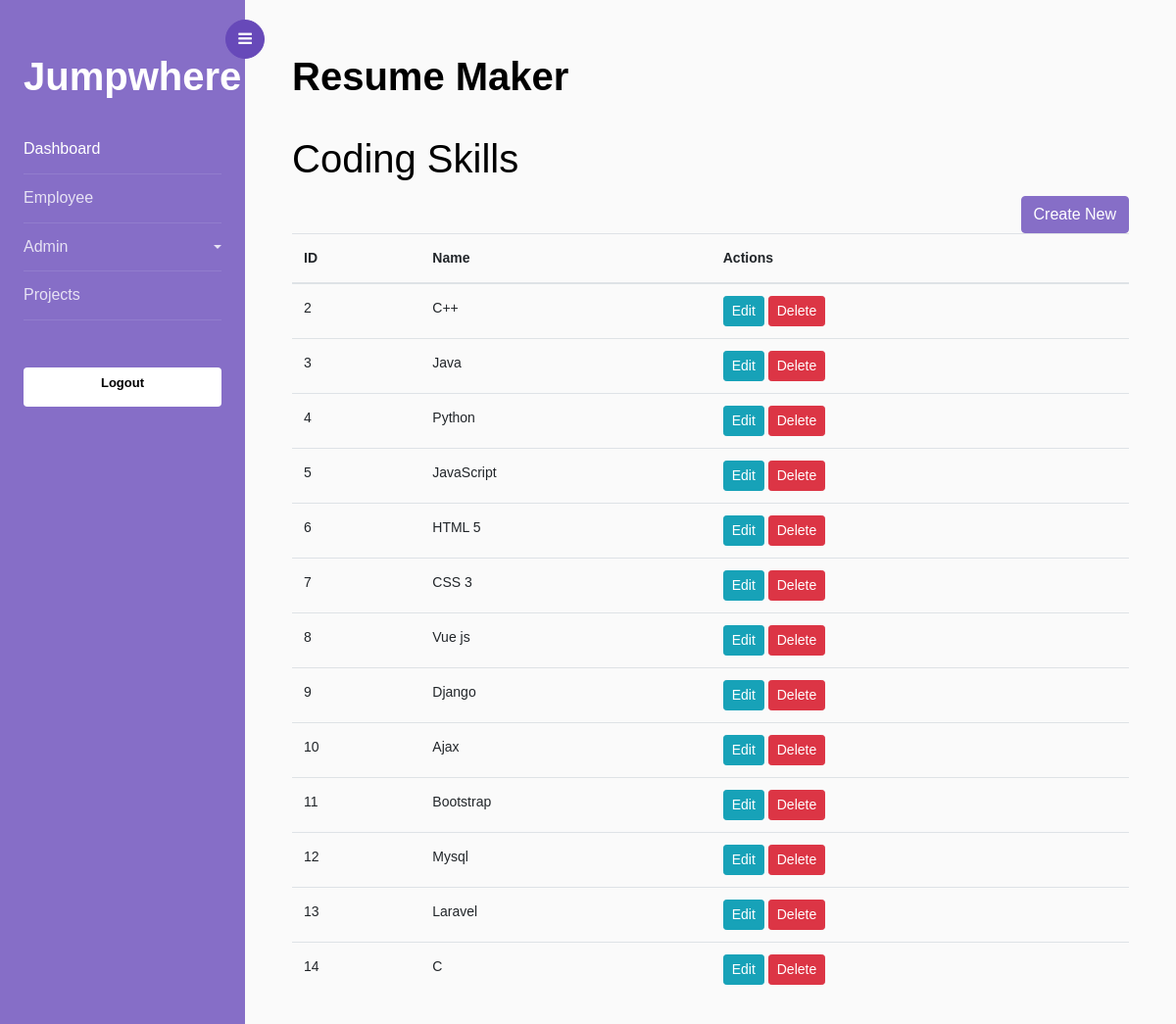
The app's page /coding-list with its own data.
### resume/models.py (models this page shows, shortened)
class CodingSkill(models.Model):
    name = models.CharField(max_length=255)
    flag = models.IntegerField(default=1)

### resume/views.py (the view)
# urls.py: path('coding-list', views.coding_list, name='coding_list'),
def coding_list(request):
    coding_skills = CodingSkill.objects.filter(flag=1)
    return render(request, 'coding_list.html', {'coding_skills': coding_skills})

### templates/coding_list.html
{% extends 'home.html' %}
{% block content %}
<div class="row">
  <div class="col-md-12">
    <h1>Coding Skills</h1>
    <a href="{% url 'create_coding_skill' %}" class="btn btn-primary float-right">Create New</a>
    <table class="table">
      <thead>
        <tr>
          <th>ID</th>
          <th>Name</th>
          <th>Actions</th>
        </tr>
      </thead>
      <tbody>
        {% for coding_skill in coding_skills %}
        <tr>
          <td>{{ coding_skill.id }}</td>
          <td>{{ coding_skill.name }}</td>
          <td>
            <a href="{% url 'edit_coding_skill' coding_skill.id %}" class="btn btn-sm btn-info">Edit</a>
            <a href="{% url 'delete_coding_skill' coding_skill.id %}" class="btn btn-sm btn-danger">Delete</a>
          </td>
        </tr>
        {% endfor %}
      </tbody>
    </table>
  </div>
</div>
{% endblock %}

### records on screen
CodingSkill: id "2", name "C++"
CodingSkill: id "3", name "Java"
CodingSkill: id "4", name "Python"
CodingSkill: id "5", name "JavaScript"
CodingSkill: id "6", name "HTML 5"
CodingSkill: id "7", name "CSS 3"
CodingSkill: id "8", name "Vue js"
CodingSkill: id "9", name "Django"
CodingSkill: id "10", name "Ajax"
CodingSkill: id "11", name "Bootstrap"
CodingSkill: id "12", name "Mysql"
CodingSkill: id "13", name "Laravel"
CodingSkill: id "14", name "C"
